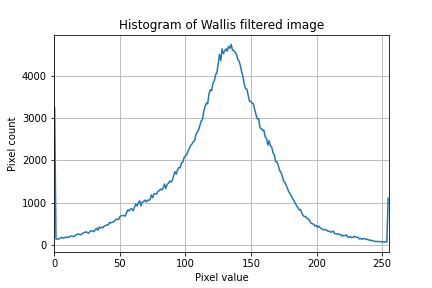
#> input picture Lab1/week1/outputs/histogram_denoised_wallis_err_864_b-0.982_c-0.945_tm-123.909_ts-78.713_ws-21.png, 432 x 288 px, given in place of 03-image_full.tif, which was not available
$ jupyter execute --allow-errors L1W1.ipynb   (shell and % lines are left out)   (text cells are left out)
#> lines starting #> are read from the running program, lines starting #| are printed output that depends on the picture; pictures that were not available may be replaced by others from this repository, and a replacement may not be noted
### Lab1/L1W1/utils.py
# Rodrigo Caye Daudt
# rodrigo.cayedaudt@geod.baug.ethz.ch
# 02/2021


################################################################################
############################## Lab 1 - Week 1 ##################################
################################################################################
#
# Tasks:
#
# 1. In util.py:
#     - Fill in code for local_mean()
#     - Fill in code for local_std()
#     - Fill in code for wallis()
#
# 2. Find appropriate filtering parameters using a cropped version of the image for speed. What effect does each parameter have?
#
# 3. Compare results of Wallis filtering on image before and after denoising
#
################################################################################

import numpy as np
from scipy import signal
import skimage


def local_mean(I, window_size : int = 21):
    """
    Windowed mean calculation.

    Args:
        I: input 2d image (grayscale).
        window_size (int): kernel size, must be an odd number.

    Returns:
        I_mean: local mean around each pixel
    """

    # Ensure window size is odd and positive
    assert(window_size % 2 == 1)
    assert(window_size > 0)


    # TODO: define a square mean kernel, check numpy.ones
    # Tip: the sum of the kernel elements must be 1
    # each entry in the input contributes equally
    kernel = np.ones((window_size, window_size)) / window_size ** 2

    # TODO: Calculate local mean using a convolution, check scipy.signal.convolve2d
    # Tip: optional arguments 'mode' and 'boundary' are important here
    # Tip: output should have the same shape as input
    # not sure how to use boundary
    return signal.convolve2d(I, kernel, mode='same', boundary='symm')
    return signal.convolve2d(I, kernel, mode='same', boundary='fill')
    return signal.convolve2d(I, kernel, mode='same', boundary='wrap')

    region = skimage.morphology.rectangle(window_size, window_size)
    return skimage.filters.rank.mean(I, footprint=region)


    # Alternatively you can use skimage.morphology.square and skimage.filters.rank.mean
#     return skimage.rank.mean(I, footprint=)

    # If you're not comforable with convolutions this can be done with nested loops, but it will probably be slower


    print('IF YOU\'RE READING THIS, GO INTO UTILS.PY AND FILL IN THIS FUNCTION')

    return np.ones(I.shape)


# [78 lines left out: functions local_std, wallis, not called in this run]

### Lab1/week1/L1W1.ipynb
[cell 1]
# Rodrigo Caye Daudt
# rodrigo.cayedaudt@geod.baug.ethz.ch
# 02/2021

from skimage import io
from skimage import util as skutil
from skimage import exposure
import numpy as np
import os
import matplotlib.pyplot as plt

# import utils_solution as utils # to be used when solution is given
import utils

# Use this so that updated functions in other files are automatically reloaded without needing to restart kernel

[cell 2]
# General paramenters
CROP_IMG = False # For faster execution
VERBOSE = True
# DISPLAY_IMAGES = True # Set to False when processing large images
DISPLAY_IMAGES = CROP_IMG # For safety, use line above if you want manual control

# Choose image file
IMG_PATH = './data/01-image_original.tif' # cropped image for testing different parameters
# IMG_PATH = './data/02-image_denoised.tif' # denoised cropped image
IMG_PATH = './data/03-image_full.tif' # full image

# Filter parameters
window_radius = 10 #10 #24
window_size = 2 * window_radius + 1 # Be careful, some of the operations are O(window_size**2)
target_mean = 132#127#130
target_std = 65#55
b = 1# .9#.8#0.95#1 # brightness enforcing constant
c = .96#.94#1#0.85##0.94 # contrast enforcing constant
b, c, target_mean, target_std = 1, 1, 132, 43.854001793118414
b, c, target_mean, target_std = 0.963, 0.945, 129.478, 78.204
# b, c, target_mean, target_std = 0.987, 0.934, 126.143, 77.1
# denoised:
# b, c, target_mean, target_std = 1, .94, 127, 40
# fine-tuned parameters
b, c, target_mean, target_std = 0.982, 0.945, 123.909, 78.713

[cell 3]
# Load image data
if VERBOSE:
    print('Loading image...')
I = np.array(io.imread(IMG_PATH), dtype=float)

# Crop image data for faster testing
if CROP_IMG:
    I = I[:600, :600]

if DISPLAY_IMAGES:
    io.imshow(I / 255)

[cell 4]
# Calculate histogram
orig_hist, orig_bin_centers = exposure.histogram(I)
#> orig_hist = 256 values, max 420911 at index 255, min 3 at index 90, mean 1944; orig_bin_centers = 256 values from 0.498 to 254.5
fig = plt.figure()
plt.plot(orig_bin_centers, orig_hist)
plt.xlabel('Pixel value')
plt.ylabel('Pixel count')
plt.xlim(0,255)
plt.grid()
plt.title('Histogram of cropped image')
if not os.path.exists('./outputs'):
    os.mkdir('./outputs')
plt.savefig('./outputs/histogram_crop.pdf')
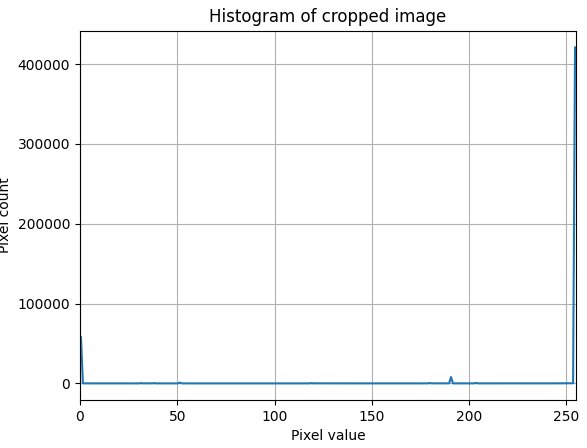
#> figure drawn by matplotlib, 1 panel; curve peaks at x = 254.5, y = 420911
plt.savefig('./outputs/histogram_crop.png')

[cell 5]
# Calculate features
if VERBOSE:
    print('Calculating mean...')
#> (the rest of this cell did not finish here and is left out)


if DISPLAY_IMAGES:
    io.imshow(I_mean)

[cell 6]
if VERBOSE:
    print('Calculating standard deviation...')
#> (the rest of this cell did not finish here and is left out)

[cell 7]
# Perform Wallis filtering
if VERBOSE:
    print('Applying Wallis filter...')
#> (the rest of this cell did not finish here and is left out)

[cell 8]
# Save output
if VERBOSE:
    print('Saving result...')
if not os.path.exists('./outputs'):
    os.mkdir('./outputs')
out_path = IMG_PATH.replace('./data', 'outputs').replace('.tif', '_wallis_b-{}_c-{}_tm-{}_ts-{}_ws-{}.tif'.format(b, c, target_mean, target_std, window_size))
#> (the rest of this cell did not finish here and is left out)

[cell 9]
out_path

[cell 10]
target = np.array(io.imread('./data/04-L1W1_solution.tif'), dtype=float)
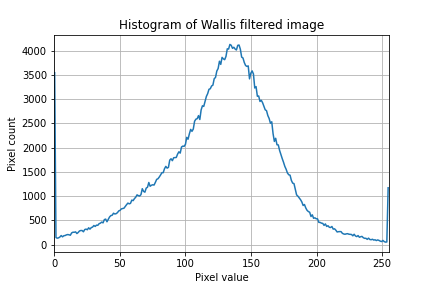
#> input picture Lab1/week1/outputs/histogram_original_wallis_err_12_b-0.982_c-0.945_tm-123.909_ts-78.713_ws-21.png, 432 x 288 px, given in place of 04-L1W1_solution.tif, which was not available

# Crop image data for faster testing
if CROP_IMG:
    target = target[:600, :600]

if DISPLAY_IMAGES:
    io.imshow(target / 255)

[cell 11]
def calculate_histogram(b, c, target_mean, target_std, window_size):
    # Calculate histogram
    orig_hist, orig_bin_centers = exposure.histogram(I_wallis)
    fig = plt.figure()
    plt.plot(orig_bin_centers, orig_hist)
    plt.xlabel('Pixel value')
    plt.ylabel('Pixel count')
    plt.xlim(0,255)
    plt.grid()
    plt.title('Histogram of Wallis filtered image')
    if not os.path.exists('./outputs'):
        os.mkdir('./outputs')
    # plt.savefig('./outputs/histogram_wallis.pdf')
    im = 'original' if 'original' in IMG_PATH else 'denoised'
    error = ''
    im += 'cropped' if CROP_IMG else ''
    if CROP_IMG:
        error = int(np.sum(np.square((target-I_wallis)/255)))

    out_path = 'outputs/histogram_{}_wallis_err_{}_b-{}_c-{}_tm-{}_ts-{}_ws-{}.png'.format(im, error, b, c, target_mean, target_std, window_size)
    plt.savefig(out_path)
    # plt.savefig('./outputs/histogram_wallis.png')
#> (the rest of this cell did not finish here and is left out)

[cell 12]
# Calculate histogram
orig_hist, orig_bin_centers = exposure.histogram(target)
#> orig_hist = 256 values, max 415275 at index 255, min 3 at index 108, mean 1944
fig = plt.figure()
plt.plot(orig_bin_centers, orig_hist)
plt.xlabel('Pixel value')
plt.ylabel('Pixel count')
plt.xlim(0,255)
plt.grid()
plt.title('Histogram of cropped target image')
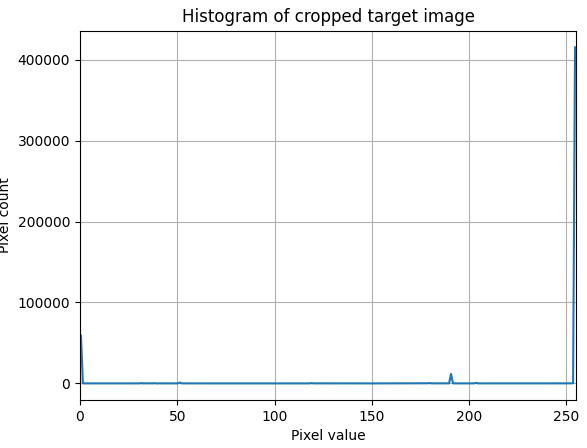
#> figure drawn by matplotlib, 1 panel; curve peaks at x = 254.5, y = 415275

[cell 13]
targets_mean = np.mean(target)
#> targets_mean = 220.7
targets_median = np.median(target)
#> targets_median = 255
target_zeros, target_fulls = np.sum(target == 0), np.sum(target == 255)
#> target_zeros = 58861; target_fulls = 415275
targets_mean, targets_median, target_zeros, target_fulls
#> Out = (220.7, 255, 58861, 415275)

#> (a cell that did not finish here is left out)

#> (a cell that did not finish here is left out)

[cell 16]
window_radi  = np.array([10])#, 15, 20, 24])
window_sizes = 2*window_radi + 1
parameters = {# Filter parameters
    # 'window_size' : 2 * window_radius + 1 # Be careful, some of the operations are O(window_size**2)
    'b' : [.9, 1],# .9#.8#0.95#1 # brightness enforcing constant
    'c' : [.9, 1],#.94#1#0.85##0.94 # contrast enforcing constant
    'target_mean' : [120, 140],
    'target_std' : [40, 80],
}
errors = []
#> (the rest of this cell did not finish here and is left out)

[cell 17]
params
def pr(b, c, tm, ts):
    print(b, c, tm, ts)
    return b, c, tm ,ts
params, pr(*params)

[cell 18]
def tails(r):
    zeros, fulls = r[-2], r[-1]
    return abs(zeros-target_zeros) < 1000 and abs(fulls-target_fulls) < 1000

with open('outputs/res.txt', 'a') as file:
    file.write(str(parameters))
    for r in errors[:6] + list(filter(tails, errors)):
        error, params, window, zeros, fulls, mean, meadian = r
        b, c, target_mean, target_std = params
        report = '{}\tb:{}\tc:{}\ttm:{}\tts:{}\tws:{} \t\terror:{}\t0:{}\t255:{}\tmean:{}\tmedian:{}\n'.format(
            im, *params, window, error, zeros, fulls, mean, median)
        file.write(report)
